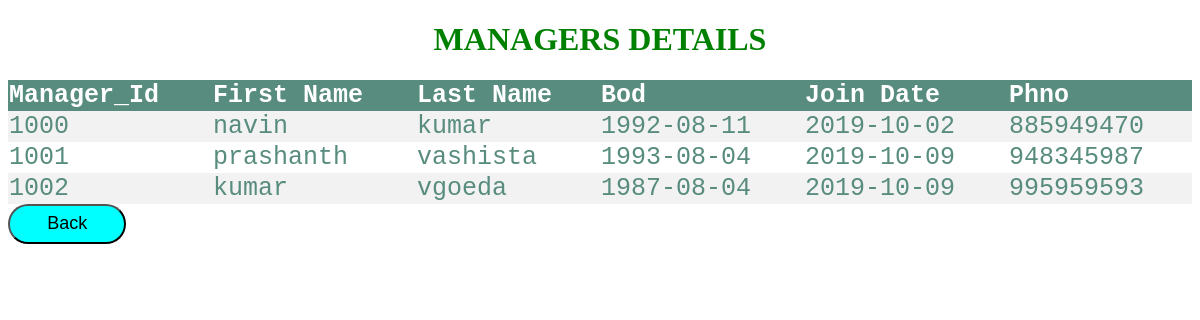
/amanagerdetails.php, run on the app's committed database.
### tables this page shows
CREATE TABLE `manager_pro` (
  `m_id` int(20) NOT NULL,
  `phno` int(11) NOT NULL,
  `email` varchar(30) NOT NULL,
  `sal` float NOT NULL,
  `addr` varchar(40) NOT NULL
);

CREATE TABLE `manager` (
  `manager_id` int(20) NOT NULL,
  `fname` varchar(20) NOT NULL,
  `lname` varchar(20) NOT NULL,
  `dob` date NOT NULL,
  `join_date` date NOT NULL,
  `cid` varchar(20) NOT NULL,
  `password` int(11) NOT NULL
);

### amanagerdetails.php (the view, shortened to what this page needs)
   <!DOCTYPE html>
   <html>
   <head>
   </head>
   <body>
<h1 style="color:'rgb(0,100,0)';position:'center';">MANAGERS DETAILS</h1>
   <table>
   <tr>
   <th>Manager_Id</th>
   <th>First Name</th>
<th>Last Name</th>
   <th>Bod</th>
<th>Join Date</th>
<th>Phno</th>
</tr>
   <?php
   $conn = mysqli_connect("localhost", "root", "", "car");
   $sql = "SELECT * FROM manager,manager_pro where m_id=manager_id";
   $result = $conn->query($sql);
   if ($result->num_rows > 0) {
   while($row = $result->fetch_assoc()) {
   echo "<tr><td>" . $row["manager_id"]. "</td><td>" . $row["fname"] . "</td><td>". $row["lname"] . "</td><td>". $row["dob"] . "</td><td>". $row["join_date"] . "</td><td>".$row["phno"] . "</td></tr>";
   }
   echo "</table>";
   } else { echo "0 results"; }
   ?>
<a href="adminview.php"><button name="back" style="width:10%;color=aqua;position:center;boredr-size:40px;border-radius:10pxborder: none;
   outline: none;
   height: 40px;
   background: aqua;
   color: back;;
   font-size: 18px;
   border-radius: 20px;">Back</button></a>
   </body>
   </html>

### amanagerdetails.php (style rules this page uses)
table { border-collapse: collapse; width: 100%; color: #588c7e; font-family: monospace; font-size: 25px; text-align: left; }
th { background-color: #588c7e; color: white; }
tr:nth-child(even) { background-color: #f2f2f2 }
h1 { color: green; background-position: center; position: center; text-align: center; }

### data on the page
manager_pro: m.manager_id "1000", m.fname "navin", m.lname "kumar", m.dob "1992-08-11", m.join_date "2019-10-02", phno "885949470"
manager_pro: m.manager_id "1001", m.fname "prashanth", m.lname "vashista", m.dob "1993-08-04", m.join_date "2019-10-09", phno "948345987"
manager_pro: m.manager_id "1002", m.fname "kumar", m.lname "vgoeda", m.dob "1987-08-04", m.join_date "2019-10-09", phno "995959593"
